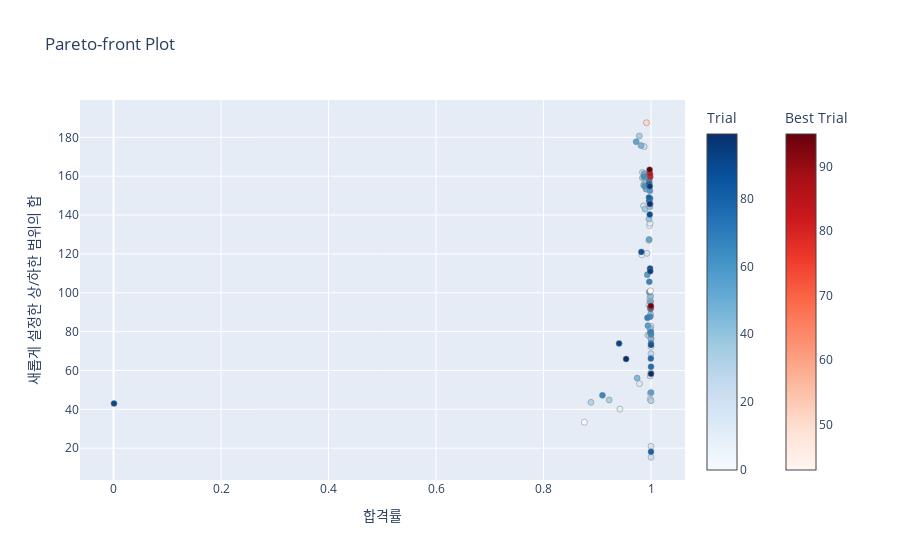

The cell this chart's notebook holds for it:
### Code cell
from plotly.io import show
import matplotlib.pyplot as plt

plt.rcParams["font.family"] = "Malgun Gothic"
plt.rcParams["axes.unicode_minus"] = False

fig = optuna.visualization.plot_pareto_front(
    study,
    targets=lambda t: (t.values[0], t.values[1]),
    target_names=["합격률", "새롭게 설정한 상/하한 범위의 합"],
)

show(fig)
